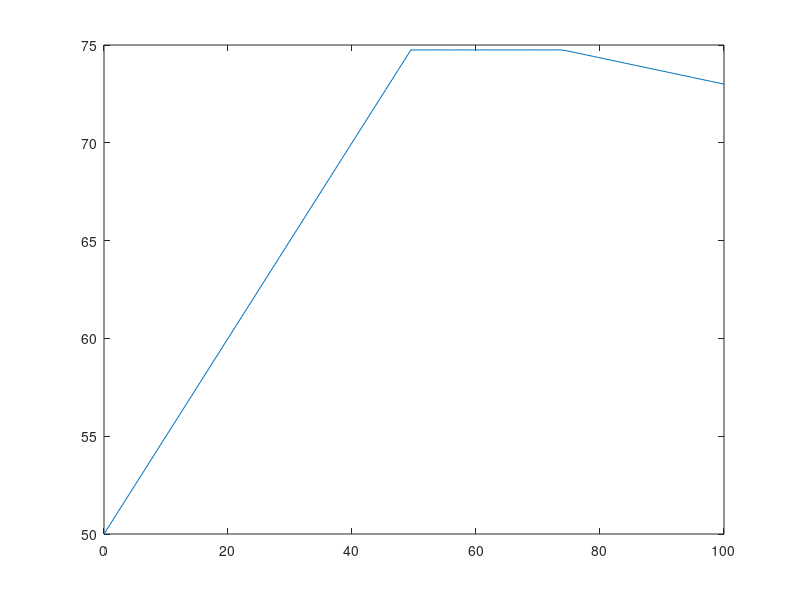
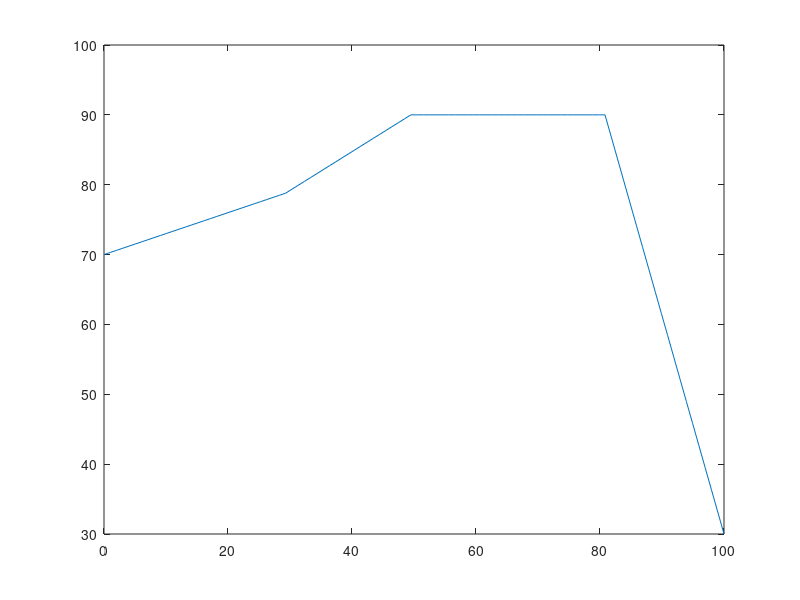

The MATLAB script that drew these images, in order:
% Generates solutions for n-part tests

% Three part function without offset
x = linspace(0,100);
pt = 50 + 5e-1*x(50);
y = [50 + 5e-1*x(1:50), pt*ones(size(x(51:74))), 79.7203 - 0.0672*x(75:end)];
figure(1), plot(x,y)
temp = [x; y]';
save('tpf_results.txt', 'temp', '-ascii')

% Four part function without offset
x = linspace(0,100);
pt1 = 70 + 3e-1*x(30);
pt2 = 0.5550*x(50)+62.5304;
y = [70 + 3e-1*x(1:30), 0.5550*x(31:50)+62.5304, ...
    pt2*ones(size(x(51:81))),-3.1263*x(82:end)+342.6304];
figure(2), plot(x,y)
temp = [x; y]';
save('fpf_results.txt', 'temp', '-ascii')

